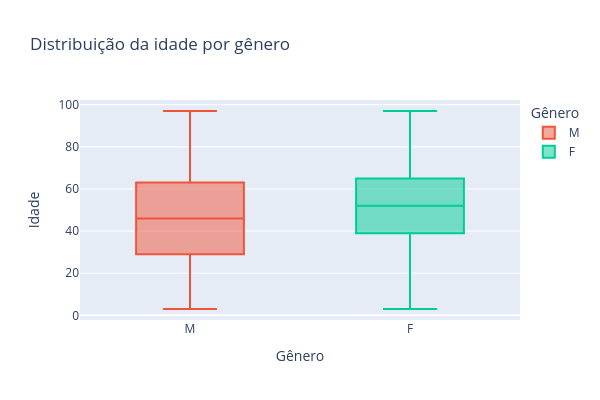

Notebook source saved alongside this figure:
### Markdown cell above
Distribuição da Idade por Gênero

### Code cell
#Distribuição da idade por gênero dos pacientes
px.box(df_analitico, x='Gênero', y='Idade', title='Distribuição da idade por gênero', color='Gênero', width=600, height=400)

### Figure 1 — Plotly figure (JSON) as saved in the notebook; plotly's stock layout.template omitted (floating-point values rounded to 4 significant figures; data arrays with more than 128 entries replaced by an {"elided": "..."} marker saying what was removed)
{"data": [{"alignmentgroup": "True", "hovertemplate": "Gênero=%{x}<br>Idade=%{y}<extra></extra>", "legendgroup": "M", "marker": {"color": "#EF553B"}, "name": "M", "notched": false, "offsetgroup": "M", "orientation": "v", "showlegend": true, "type": "box", "x": {"elided": "871 str values"}, "x0": " ", "xaxis": "x", "y": {"elided": "871 float values"}, "y0": " ", "yaxis": "y"}, {"alignmentgroup": "True", "hovertemplate": "Gênero=%{x}<br>Idade=%{y}<extra></extra>", "legendgroup": "F", "marker": {"color": "#00cc96"}, "name": "F", "notched": false, "offsetgroup": "F", "orientation": "v", "showlegend": true, "type": "box", "x": {"elided": "1372 str values"}, "x0": " ", "xaxis": "x", "y": {"elided": "1372 float values"}, "y0": " ", "yaxis": "y"}], "layout": {"boxmode": "overlay", "height": 400, "legend": {"title": {"text": "Gênero"}, "tracegroupgap": 0}, "title": {"text": "Distribuição da idade por gênero"}, "width": 600, "xaxis": {"anchor": "y", "categoryarray": [null, "M", "F"], "categoryorder": "array", "domain": [0, 1], "title": {"text": "Gênero"}}, "yaxis": {"anchor": "x", "domain": [0, 1], "title": {"text": "Idade"}}}}
